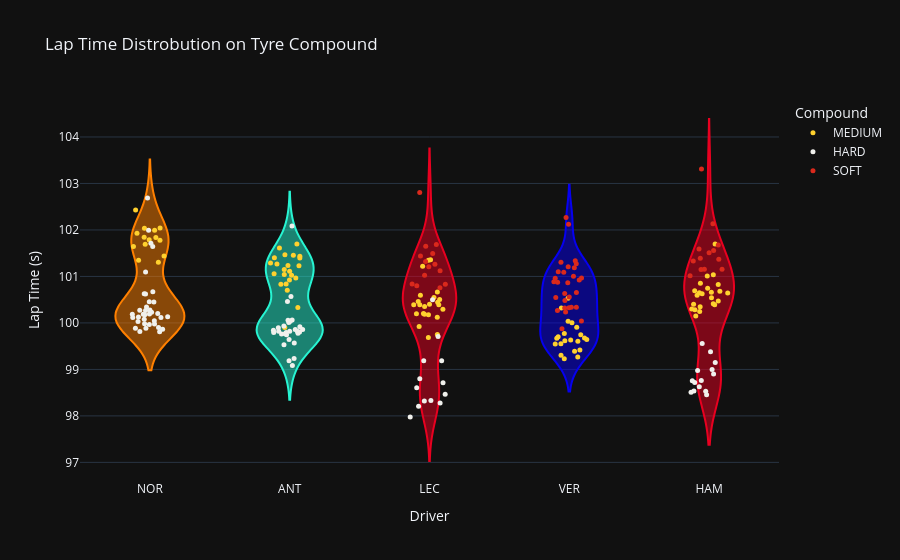

Notebook code for this chart:
### Code cell
dots = px.strip(
    lapsdf,
    x='Driver',
    y='LapTimeSeconds',
    color='Compound',
    stripmode='overlay',
    color_discrete_map=compound_colors,
    template = 'plotly_dark',
)
dots.update_traces(jitter=0.6, marker_size=5)

violin.add_traces(dots.data)
violin.update_layout(boxmode='overlay', legend_title_text='Compound')
violin.show()

### Figure 1 — Plotly figure (JSON) as saved in the notebook; plotly's stock layout.template omitted (floating-point values rounded to 4 significant figures)
{"data": [{"alignmentgroup": "True", "box": {"visible": false}, "hovertemplate": "Driver=%{x}<br>Lap Time (s)=%{y}<extra></extra>", "legendgroup": "NOR", "marker": {"color": "#ff8000"}, "name": "NOR", "offsetgroup": "NOR", "orientation": "v", "points": false, "scalegroup": "True", "showlegend": false, "type": "violin", "x": ["NOR", "NOR", "NOR", "NOR", "NOR", "NOR", "NOR", "NOR", "NOR", "NOR", "NOR", "NOR", "NOR", "NOR", "NOR", "NOR", "NOR", "NOR", "NOR", "NOR", "NOR", "NOR", "NOR", "NOR", "NOR", "NOR", "NOR", "NOR", "NOR", "NOR", "NOR", "NOR", "NOR", "NOR", "NOR", "NOR", "NOR", "NOR", "NOR", "NOR", "NOR", "NOR", "NOR", "NOR", "NOR", "NOR", "NOR", "NOR", "NOR", "NOR"], "x0": " ", "xaxis": "x", "y": [101.7, 101.3, 101.4, 101.8, 102.0, 101.3, 101.6, 101.9, 101.8, 101.8, 101.8, 102.0, 102.0, 102.4, 100.5, 99.9, 100.6, 100.2, 99.81, 100.1, 100.1, 99.98, 100.3, 100.1, 100.3, 100.2, 100.1, 100.0, 100.2, 100.3, 100.2, 99.98, 100.1, 100.0, 100.2, 99.86, 99.96, 100.2, 99.89, 99.81, 99.89, 100.3, 100.6, 102.7, 100.7, 100.5, 101.1, 101.7, 102.0, 101.6], "y0": " ", "yaxis": "y"}, {"alignmentgroup": "True", "box": {"visible": false}, "hovertemplate": "Driver=%{x}<br>Lap Time (s)=%{y}<extra></extra>", "legendgroup": "ANT", "marker": {"color": "#27f4d2"}, "name": "ANT", "offsetgroup": "ANT", "orientation": "v", "points": false, "scalegroup": "True", "showlegend": false, "type": "violin", "x": ["ANT", "ANT", "ANT", "ANT", "ANT", "ANT", "ANT", "ANT", "ANT", "ANT", "ANT", "ANT", "ANT", "ANT", "ANT", "ANT", "ANT", "ANT", "ANT", "ANT", "ANT", "ANT", "ANT", "ANT", "ANT", "ANT", "ANT", "ANT", "ANT", "ANT", "ANT", "ANT", "ANT", "ANT", "ANT", "ANT", "ANT", "ANT", "ANT", "ANT", "ANT", "ANT", "ANT", "ANT", "ANT", "ANT", "ANT", "ANT", "ANT", "ANT", "ANT", "ANT"], "x0": " ", "xaxis": "x", "y": [99.9, 100.7, 100.3, 100.9, 101.1, 101.0, 100.8, 100.8, 101.0, 101.4, 101.2, 101.7, 101.6, 101.5, 101.4, 101.3, 101.3, 101.4, 101.2, 101.0, 101.1, 101.1, 101.5, 99.76, 99.82, 100.0, 99.82, 100.5, 99.86, 99.8, 99.94, 99.86, 100.1, 99.9, 99.92, 99.78, 99.75, 99.84, 99.82, 99.8, 99.8, 99.53, 99.57, 100.1, 100.0, 99.77, 99.19, 99.64, 102.1, 99.23, 99.09, 100.6], "y0": " ", "yaxis": "y"}, {"alignmentgroup": "True", "box": {"visible": false}, "hovertemplate": "Driver=%{x}<br>Lap Time (s)=%{y}<extra></extra>", "legendgroup": "LEC", "marker": {"color": "#e80020"}, "name": "LEC", "offsetgroup": "LEC", "orientation": "v", "points": false, "scalegroup": "True", "showlegend": false, "type": "violin", "x": ["LEC", "LEC", "LEC", "LEC", "LEC", "LEC", "LEC", "LEC", "LEC", "LEC", "LEC", "LEC", "LEC", "LEC", "LEC", "LEC", "LEC", "LEC", "LEC", "LEC", "LEC", "LEC", "LEC", "LEC", "LEC", "LEC", "LEC", "LEC", "LEC", "LEC", "LEC", "LEC", "LEC", "LEC", "LEC", "LEC", "LEC", "LEC", "LEC", "LEC", "LEC", "LEC", "LEC", "LEC", "LEC", "LEC", "LEC", "LEC", "LEC", "LEC"], "x0": " ", "xaxis": "x", "y": [102.8, 100.8, 100.8, 100.8, 100.8, 101.5, 101.2, 101.1, 101.0, 101.3, 101.3, 101.4, 101.6, 101.7, 100.4, 99.75, 99.69, 100.2, 100.2, 99.92, 100.2, 100.2, 101.4, 101.3, 100.4, 100.4, 100.6, 100.1, 100.4, 101.2, 100.5, 100.4, 100.4, 100.5, 100.3, 100.5, 100.7, 98.33, 97.98, 98.21, 98.28, 98.6, 99.71, 100.5, 99.19, 98.8, 98.71, 98.46, 99.19, 98.32], "y0": " ", "yaxis": "y"}, {"alignmentgroup": "True", "box": {"visible": false}, "hovertemplate": "Driver=%{x}<br>Lap Time (s)=%{y}<extra></extra>", "legendgroup": "VER", "marker": {"color": "#0600ef"}, "name": "VER", "offsetgroup": "VER", "orientation": "v", "points": false, "scalegroup": "True", "showlegend": false, "type": "violin", "x": ["VER", "VER", "VER", "VER", "VER", "VER", "VER", "VER", "VER", "VER", "VER", "VER", "VER", "VER", "VER", "VER", "VER", "VER", "VER", "VER", "VER", "VER", "VER", "VER", "VER", "VER", "VER", "VER", "VER", "VER", "VER", "VER", "VER", "VER", "VER", "VER", "VER", "VER", "VER", "VER", "VER", "VER", "VER", "VER", "VER", "VER", "VER", "VER", "VER", "VER"], "x0": " ", "xaxis": "x", "y": [102.3, 100.6, 100.6, 101.0, 100.9, 100.9, 101.0, 101.2, 101.1, 101.3, 101.2, 102.1, 100.0, 100.3, 100.2, 99.87, 100.3, 100.7, 100.3, 100.3, 100.5, 100.3, 100.5, 100.9, 101.0, 101.1, 101.3, 100.9, 101.3, 99.31, 99.91, 99.39, 99.42, 99.55, 99.27, 99.62, 99.65, 99.67, 99.77, 99.67, 99.74, 100.0, 100.5, 99.7, 99.63, 100.3, 99.55, 99.23, 99.6, 100.0], "y0": " ", "yaxis": "y"}, {"alignmentgroup": "True", "box": {"visible": false}, "hovertemplate": "Driver=%{x}<br>Lap Time (s)=%{y}<extra></extra>", "legendgroup": "HAM", "marker": {"color": "#e80020"}, "name": "HAM", "offsetgroup": "HAM", "orientation": "v", "points": false, "scalegroup": "True", "showlegend": false, "type": "violin", "x": ["HAM", "HAM", "HAM", "HAM", "HAM", "HAM", "HAM", "HAM", "HAM", "HAM", "HAM", "HAM", "HAM", "HAM", "HAM", "HAM", "HAM", "HAM", "HAM", "HAM", "HAM", "HAM", "HAM", "HAM", "HAM", "HAM", "HAM", "HAM", "HAM", "HAM", "HAM", "HAM", "HAM", "HAM", "HAM", "HAM", "HAM", "HAM", "HAM", "HAM", "HAM", "HAM", "HAM", "HAM", "HAM", "HAM", "HAM", "HAM", "HAM", "HAM"], "x0": " ", "xaxis": "x", "y": [103.3, 101.0, 101.2, 101.1, 101.2, 101.4, 101.3, 101.6, 101.5, 101.6, 101.4, 101.7, 102.1, 101.0, 100.6, 100.3, 100.2, 100.5, 100.3, 100.8, 100.3, 100.4, 100.6, 100.6, 100.7, 100.7, 100.7, 100.4, 100.9, 100.6, 100.7, 100.4, 100.1, 100.5, 101.0, 101.7, 99.0, 99.56, 98.51, 99.38, 98.98, 98.9, 98.76, 98.72, 98.46, 98.76, 99.15, 98.63, 98.53, 98.53], "y0": " ", "yaxis": "y"}, {"alignmentgroup": "True", "boxpoints": "all", "fillcolor": "rgba(255,255,255,0)", "hoveron": "points", "hovertemplate": "Compound=MEDIUM<br>Driver=%{x}<br>LapTimeSeconds=%{y}<extra></extra>", "jitter": 0.6, "legendgroup": "MEDIUM", "line": {"color": "rgba(255,255,255,0)"}, "marker": {"color": "#ffd12e", "size": 5}, "name": "MEDIUM", "offsetgroup": "MEDIUM", "orientation": "v", "pointpos": 0, "showlegend": true, "type": "box", "x": ["NOR", "NOR", "NOR", "NOR", "NOR", "NOR", "NOR", "NOR", "NOR", "NOR", "NOR", "NOR", "NOR", "NOR", "ANT", "ANT", "ANT", "ANT", "ANT", "ANT", "ANT", "ANT", "ANT", "ANT", "ANT", "ANT", "ANT", "ANT", "ANT", "ANT", "ANT", "ANT", "ANT", "ANT", "ANT", "ANT", "ANT", "LEC", "LEC", "LEC", "LEC", "LEC", "LEC", "LEC", "LEC", "LEC", "LEC", "LEC", "LEC", "LEC", "LEC", "LEC", "LEC", "LEC", "LEC", "LEC", "LEC", "LEC", "LEC", "LEC", "VER", "VER", "VER", "VER", "VER", "VER", "VER", "VER", "VER", "VER", "VER", "VER", "VER", "VER", "VER", "VER", "VER", "VER", "VER", "VER", "VER", "HAM", "HAM", "HAM", "HAM", "HAM", "HAM", "HAM", "HAM", "HAM", "HAM", "HAM", "HAM", "HAM", "HAM", "HAM", "HAM", "HAM", "HAM", "HAM", "HAM", "HAM", "HAM", "HAM"], "x0": " ", "xaxis": "x", "y": [101.7, 101.3, 101.4, 101.8, 102.0, 101.3, 101.6, 101.9, 101.8, 101.8, 101.8, 102.0, 102.0, 102.4, 99.9, 100.7, 100.3, 100.9, 101.1, 101.0, 100.8, 100.8, 101.0, 101.4, 101.2, 101.7, 101.6, 101.5, 101.4, 101.3, 101.3, 101.4, 101.2, 101.0, 101.1, 101.1, 101.5, 100.4, 99.75, 99.69, 100.2, 100.2, 99.92, 100.2, 100.2, 101.4, 101.3, 100.4, 100.4, 100.6, 100.1, 100.4, 101.2, 100.5, 100.4, 100.4, 100.5, 100.3, 100.5, 100.7, 99.31, 99.91, 99.39, 99.42, 99.55, 99.27, 99.62, 99.65, 99.67, 99.77, 99.67, 99.74, 100.0, 100.5, 99.7, 99.63, 100.3, 99.55, 99.23, 99.6, 100.0, 101.0, 100.6, 100.3, 100.2, 100.5, 100.3, 100.8, 100.3, 100.4, 100.6, 100.6, 100.7, 100.7, 100.7, 100.4, 100.9, 100.6, 100.7, 100.4, 100.1, 100.5, 101.0, 101.7], "y0": " ", "yaxis": "y"}, {"alignmentgroup": "True", "boxpoints": "all", "fillcolor": "rgba(255,255,255,0)", "hoveron": "points", "hovertemplate": "Compound=HARD<br>Driver=%{x}<br>LapTimeSeconds=%{y}<extra></extra>", "jitter": 0.6, "legendgroup": "HARD", "line": {"color": "rgba(255,255,255,0)"}, "marker": {"color": "#f0f0ec", "size": 5}, "name": "HARD", "offsetgroup": "HARD", "orientation": "v", "pointpos": 0, "showlegend": true, "type": "box", "x": ["NOR", "NOR", "NOR", "NOR", "NOR", "NOR", "NOR", "NOR", "NOR", "NOR", "NOR", "NOR", "NOR", "NOR", "NOR", "NOR", "NOR", "NOR", "NOR", "NOR", "NOR", "NOR", "NOR", "NOR", "NOR", "NOR", "NOR", "NOR", "NOR", "NOR", "NOR", "NOR", "NOR", "NOR", "NOR", "NOR", "ANT", "ANT", "ANT", "ANT", "ANT", "ANT", "ANT", "ANT", "ANT", "ANT", "ANT", "ANT", "ANT", "ANT", "ANT", "ANT", "ANT", "ANT", "ANT", "ANT", "ANT", "ANT", "ANT", "ANT", "ANT", "ANT", "ANT", "ANT", "ANT", "LEC", "LEC", "LEC", "LEC", "LEC", "LEC", "LEC", "LEC", "LEC", "LEC", "LEC", "LEC", "LEC", "HAM", "HAM", "HAM", "HAM", "HAM", "HAM", "HAM", "HAM", "HAM", "HAM", "HAM", "HAM", "HAM", "HAM"], "x0": " ", "xaxis": "x", "y": [100.5, 99.9, 100.6, 100.2, 99.81, 100.1, 100.1, 99.98, 100.3, 100.1, 100.3, 100.2, 100.1, 100.0, 100.2, 100.3, 100.2, 99.98, 100.1, 100.0, 100.2, 99.86, 99.96, 100.2, 99.89, 99.81, 99.89, 100.3, 100.6, 102.7, 100.7, 100.5, 101.1, 101.7, 102.0, 101.6, 99.76, 99.82, 100.0, 99.82, 100.5, 99.86, 99.8, 99.94, 99.86, 100.1, 99.9, 99.92, 99.78, 99.75, 99.84, 99.82, 99.8, 99.8, 99.53, 99.57, 100.1, 100.0, 99.77, 99.19, 99.64, 102.1, 99.23, 99.09, 100.6, 98.33, 97.98, 98.21, 98.28, 98.6, 99.71, 100.5, 99.19, 98.8, 98.71, 98.46, 99.19, 98.32, 99.0, 99.56, 98.51, 99.38, 98.98, 98.9, 98.76, 98.72, 98.46, 98.76, 99.15, 98.63, 98.53, 98.53], "y0": " ", "yaxis": "y"}, {"alignmentgroup": "True", "boxpoints": "all", "fillcolor": "rgba(255,255,255,0)", "hoveron": "points", "hovertemplate": "Compound=SOFT<br>Driver=%{x}<br>LapTimeSeconds=%{y}<extra></extra>", "jitter": 0.6, "legendgroup": "SOFT", "line": {"color": "rgba(255,255,255,0)"}, "marker": {"color": "#da291c", "size": 5}, "name": "SOFT", "offsetgroup": "SOFT", "orientation": "v", "pointpos": 0, "showlegend": true, "type": "box", "x": ["LEC", "LEC", "LEC", "LEC", "LEC", "LEC", "LEC", "LEC", "LEC", "LEC", "LEC", "LEC", "LEC", "LEC", "VER", "VER", "VER", "VER", "VER", "VER", "VER", "VER", "VER", "VER", "VER", "VER", "VER", "VER", "VER", "VER", "VER", "VER", "VER", "VER", "VER", "VER", "VER", "VER", "VER", "VER", "VER", "VER", "VER", "HAM", "HAM", "HAM", "HAM", "HAM", "HAM", "HAM", "HAM", "HAM", "HAM", "HAM", "HAM", "HAM"], "x0": " ", "xaxis": "x", "y": [102.8, 100.8, 100.8, 100.8, 100.8, 101.5, 101.2, 101.1, 101.0, 101.3, 101.3, 101.4, 101.6, 101.7, 102.3, 100.6, 100.6, 101.0, 100.9, 100.9, 101.0, 101.2, 101.1, 101.3, 101.2, 102.1, 100.0, 100.3, 100.2, 99.87, 100.3, 100.7, 100.3, 100.3, 100.5, 100.3, 100.5, 100.9, 101.0, 101.1, 101.3, 100.9, 101.3, 103.3, 101.0, 101.2, 101.1, 101.2, 101.4, 101.3, 101.6, 101.5, 101.6, 101.4, 101.7, 102.1], "y0": " ", "yaxis": "y"}], "layout": {"boxmode": "overlay", "legend": {"title": {"text": "Compound"}, "tracegroupgap": 0}, "title": {"text": "Lap Time Distrobution on Tyre Compound"}, "violinmode": "overlay", "xaxis": {"anchor": "y", "categoryarray": ["NOR", "ANT", "LEC", "VER", "HAM"], "categoryorder": "array", "domain": [0, 1], "title": {"text": "Driver"}}, "yaxis": {"anchor": "x", "domain": [0, 1], "title": {"text": "Lap Time (s)"}}}}
